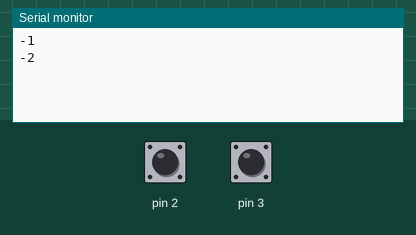
A sketch run on a simulated Arduino Uno, built with avr-gcc and run on an emulated ATmega328P. On the bench: the last lines printed to the serial monitor. Inputs (shaded band) come from the test bench; at power-on: pin 3 HIGH, pin 2 HIGH.

Above: at 2.8 s.
2.9 s: pin 3 pulled LOW for 1.2 s
At 4.6 s:
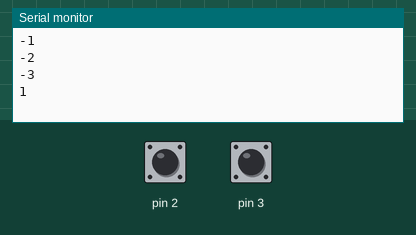
5.6 s: pin 3 pulled LOW for 1.2 s
At 7.8 s:
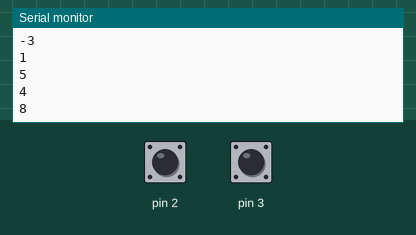
Timing chart, 0 to 9.3 s (numbered marks = the images above; inputs shaded):
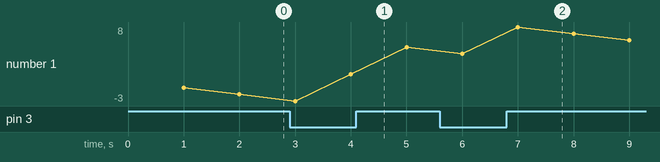

The sketch:

bad_example.ino
```cpp
// Huono esimerkki!

int number = 0;

void add1();
void add5();
void dec1();

void setup() {
  // put your setup code here, to run once:
  pinMode(2,INPUT_PULLUP);
  pinMode(3,INPUT_PULLUP);
  Serial.begin(9600);
}

void loop() {
  // put your main code here, to run repeatedly:
  if (digitalRead(2)==0)
    add1();
  if (digitalRead(3)==0)
    add5();
  delay(1000);
  dec1();
  Serial.println(number);
}

void add1(){
  number +=1;
}

void add5(){
    number +=5;
}

void dec1(){
    number -=1;
}
```

Measured:
- after the input at 2.9 s, the serial monitor: prints a new line after 1.1 s (image 1)
- after the input at 5.6 s, the serial monitor: prints a new line after 1.4 s (image 2)
- plotted number 1: -2 → 5 after the input at 2.9 s
